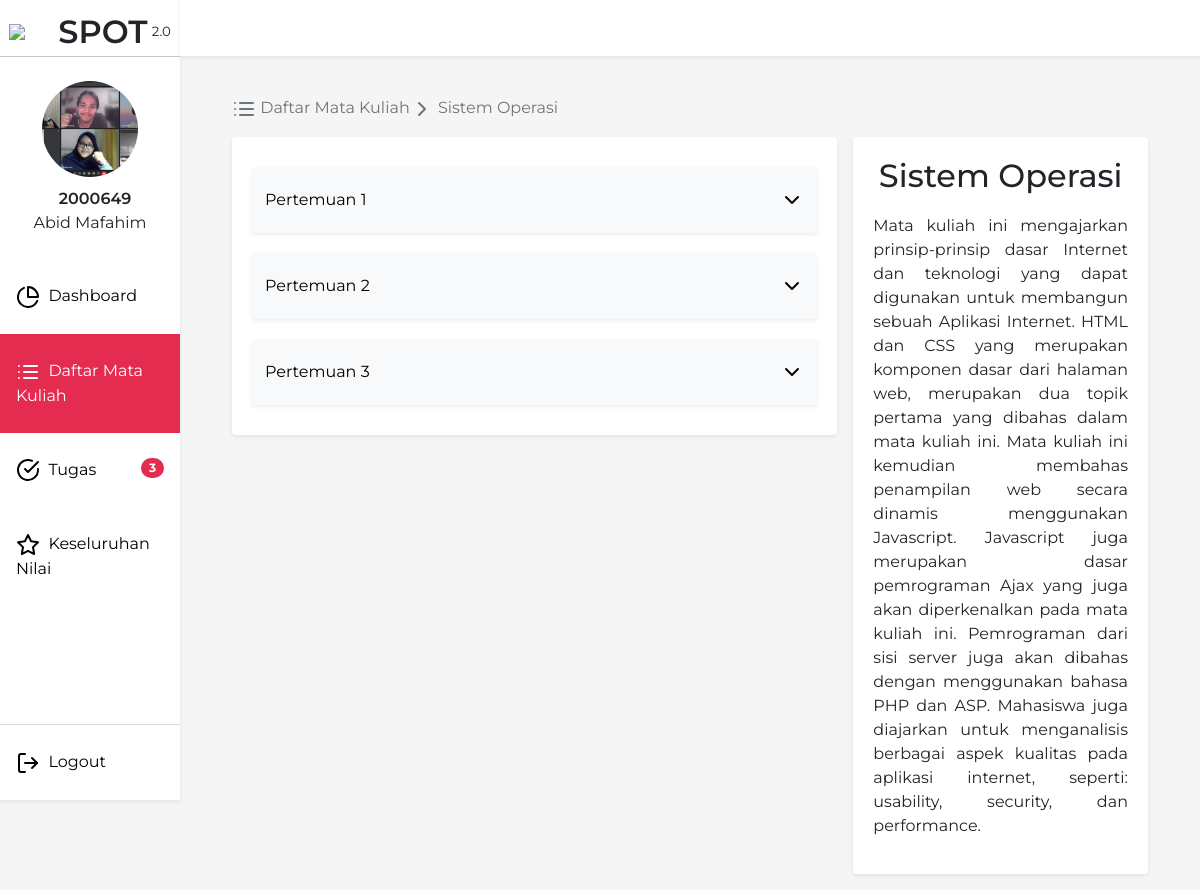
Page /MataKuliah/PT502 (signed in) on the committed database.
### tables this page shows
CREATE TABLE `mahasiswa` (
  `npm` int(10) UNSIGNED NOT NULL,
  `name` varchar(255) NOT NULL,
  `avatar` varchar(255) NOT NULL DEFAULT 'default.jpg'
);

CREATE TABLE `matakuliah` (
  `kd_matkul` varchar(15) NOT NULL,
  `nid` int(10) UNSIGNED NOT NULL,
  `nid2` int(10) UNSIGNED NOT NULL,
  `nama_matkul` varchar(100) NOT NULL,
  `description` text NOT NULL,
  `sks` int(11) NOT NULL,
  `waktu` time NOT NULL,
  `hari` enum('Senin','Selasa','Rabu','Kamis','Jumat','Sabtu') NOT NULL
);

CREATE TABLE `materi` (
  `id_materi` int(11) NOT NULL,
  `kd_matkul` varchar(15) NOT NULL,
  `pertemuan` int(3) NOT NULL,
  `judul` varchar(128) NOT NULL,
  `highlight` text NOT NULL,
  `deskripsi` text NOT NULL,
  `last_update` datetime NOT NULL DEFAULT current_timestamp()
);

### Database/Query.php (called while the page is built, shortened)
<?php
class Query {
    private $resource;
    private $columns = array("*");
    private $select;
    private $where = array();
    private $limit;
    private $orderBy;
    private $joinVal = array("");
    private $groupBy;
    public function reset() {
        $this->resource = null;
        $this->columns = array("*");
        $this->select = null;
        $this->where = array();
        $this->limit = null;
        $this->orderBy = null;
        $this->joinVal = array("");
        $this->groupBy = null;
    }
    public function query($sql) {
        $this->resource = mysqli_query(mysqli_connect("localhost", "root", "", "penilaian-app"), $sql);
        return $this;
    }
    public function table($table)
    {
        $this->mainTable = $table;
        $this->select = "SELECT " . implode(",", $this->columns) . " FROM $table AS $table ";
        return $this;
    }
    public function columns(array $column)
    {
        $this->columns = $column;
        return $this;
    }
    public function where($column, $value, $operator = "=")
    {
        array_push($this->where, " $column $operator '$value' ");
        $this->where[0] = (count($this->where) < 2 ? " WHERE " . $this->where[0] : $this->where[0]);
        return $this;
    }
    public function limit($limit)
    {
        $this->limit = " LIMIT " . $limit;
        return $this;
    }
    public function get($table = "")
    {
        $this->select = $this->select == NULL ?  "SELECT " . implode($this->columns) . " FROM $table " : $this->select;
        $sql = $this->select
        . implode("", $this->joinVal)
        . implode(" AND ", $this->where)
        . $this->groupBy
        . $this->orderBy
        . $this->limit;
        $this->resource = mysqli_query(mysqli_connect("localhost", "root", "", "penilaian-app"), $sql);
        return $this;
    }
    public function fetch()
    {
        $result = Array();
        while ($row = mysqli_fetch_assoc($this->resource)) {
            $result[] = $row;
        }
        return $result;
    }
    public function count()
    {
        return $this->resource->num_rows;
    }
}

### views/mahasiswa/pertemuan.php (the view, shortened to what this page needs)
<!DOCTYPE html>
<html>
<head>
  <link href="https://cdn.jsdelivr.net/npm/bootstrap@5.1.3/dist/css/bootstrap.min.css" rel="stylesheet">
  <link href="/css/pertemuan.css" rel="stylesheet" type="text/css" />
  <link href="/css/component/navbar.css" rel="stylesheet" type="text/css" />
</head>
<body>
  <?php include('components/sidebar.php'); ?>
  <div class="main-content">
    <div class="p-3">
      <div class="row">
        <div class="col-md-6">
          <div aria-label="breadcrumb">
            <ol class="breadcrumb">
              <a href="/MataKuliah">
                <li class="breadcrumb-item active" aria-current="page">
                    <span class="breadcrumb-item-text"><i class="icon ico-dark" data-feather="list"></i>&nbsp;Daftar Mata Kuliah</span>
                </li>
              </a>
              <a>
              <li class="breadcrumb-item active" aria-current="page">
                <?php
                  $row = $DB->where('kd_matkul', $kodeMatkul)->limit('1')->get('matakuliah')->fetch();
                ?>
                <span class="breadcrumb-item-text"><i class="icon ico-dark" data-feather="chevron-right"></i>&nbsp;<?= $row[0]["nama_matkul"] ?></span>
              </li>
              </a>
            </ol>
          </div>
        </div>
      </div>
      <div class="row g-3">
        <div class="col-lg-4 order-lg-2">
          <div class="sum-nilai-card shadow-sm rounded">
            <h2><?= $row[0]["nama_matkul"] ?></h2>
            <p style="text-align:justify;" class="nilai-desc"><?= $row[0]["description"] ?></p>
          </div>
        </div>
        <div class="col-lg-8 order-lg-1">
          <div class="sum-nilai-matkul-card shadow-sm rounded">
            <?php
              $no = 1;
              $pertemuan = $DB->where('kd_matkul', $kodeMatkul)->get('materi')->fetch();
              foreach ($pertemuan as $p) {
            ?>
            <a class="btn btn-light nilai-collapse shadow-sm" data-bs-toggle="collapse" href="#collapsedNilai<?= $no ?>" role="button" aria-expanded="false" aria-controls="collapseExample" id="nilaiMataKuliah1" >
              <span class="matkul-name">Pertemuan <?= $p['pertemuan'] ?></span>
              <i class="ico ico-dark rotate180deg" data-feather="chevron-down"></i>
            </a>
            <?php
              $no++;
            }
            ?>
          </div>
        </div>
      </div>
    </div>
  </div>
</body>
</html>

### components/sidebar.php (shortened to what this page needs)
<?php
$request = $_SERVER['REQUEST_URI'];
$requestParsed = explode("/", strtolower(parse_url($_SERVER['REQUEST_URI'], PHP_URL_PATH)));
$active_menu = 'class="active"';
?>
<link rel="stylesheet" href="//code.jquery.com/ui/1.13.1/themes/base/jquery-ui.css">
<nav class="shadow-sm">
</nav>
<?php
  if($_SESSION["level"] == "mahasiswa"){
?>
<div class="sidebar shadow-sm">
    <div class="brand">
      <img class="logo" src="/assets/image/Logo_Almamater_UPI.svg" width="45">
      <span class="brand-name">SPOT</span>
      <span class="brand-version">2.0</span>
    </div>
    <hr style="margin: 0;">
    <div class="login-info">
      <div class="avatar-circle" id="profilePicture" title="Kami merekomendasikan menggunakan gambar dengan rasio 1:1">
        <?php
          $fileName = $DB->columns(['avatar'])->table('mahasiswa')->where('npm', $_SESSION['npm'])->limit('1')->get()->fetch();
          $DB->reset();
        ?>
        <img class="avatar" id="avatarPicture" src="/assets/image/profile/<?= $fileName[0]['avatar'] ?>" alt="profile" width="72">
      </div>
      <span class="name"><?= $_SESSION['npm'] ?></span>
      <span class="nim"><?= ucwords(strtolower($_SESSION['name'])) ?></span>
    </div>
    <a <?= ($requestParsed[1] == 'dashboard' || $request == '/') ? $active_menu : '' ?> href="/">
      <i class="icon" data-feather="pie-chart"></i>
      <span class="menu-name">&nbsp;Dashboard</span>
    </a>
    <a <?= ($requestParsed[1] == 'matakuliah') ? $active_menu : '' ?> href="/MataKuliah">
      <i class="icon" data-feather="list"></i>
      <span class="menu-name">&nbsp;Daftar Mata Kuliah</span>
    </a>
    <a <?= ($requestParsed[1] == 'tugas') ? $active_menu : '' ?> href="/Tugas">
      <i class="icon" data-feather="check-circle"></i>
      <span class="menu-name">&nbsp;Tugas</span>
      <?php
      $getNFTugas = $DB->query("CALL getNFTugas(2000649)")->count();
      if($getNFTugas > 0 ) {
      ?>
      <span class="badge"><?= $getNFTugas ?></span>
      <?php } ?>
    </a>
    <a <?= ($requestParsed[1] == 'nilai') ? $active_menu : '' ?> href="/Nilai">
      <i class="icon" data-feather="star"></i>
      <span class="menu-name">&nbsp;Keseluruhan Nilai</span>
    </a>
    <a class="menu-settings logout" href="/Logout">
      <i class="icon" data-feather="log-out"></i>
      <span class="menu-name">&nbsp;Logout</span>
    </a>
  </div>
  <?php } else {echo "no level?" . $_SESSION["level"];} ?>

### css/pertemuan.css (style rules this page uses)
body { background-color: rgb(245, 245, 245); margin: 0 auto; width: 100vw; height: 100vh; font-family: 'Montserrat', sans-serif; }
h1, h2, h3, h4 { display: inline-block; }
.main-content { margin-left: 18vw; margin-right: 3vw; padding-top: 10vh; }
.breadcrumb-item svg { z-index: -1; }
.breadcrumb-item-text { display: inline-block; vertical-align: middle; }
.sum-nilai-card { background-color: white; text-align: center; padding: 20px; }
.nilai-desc { margin-top: 10px; font-size: 12pt; }
.sum-nilai-matkul-card { background-color: white; padding: 20px; }
.nilai-collapse { padding-top: 20px; padding-bottom: 20px; width: 100%; }
.nilai-collapse { margin-top: 10px; margin-bottom: 10px; }
.nilai-collapse span { float: left !important; }
.nilai-collapse svg { float: right; }
.rotate180deg { transition: all .4s ease-out; }

### css/component/navbar.css (style rules this page uses)
:root { --primaryColor: #e42c51; }
nav { width: 85vw; background-color: rgb(255, 255, 255); position: fixed; margin: 0; padding: 0; height: 7vh; overflow: auto; right: 0; display: flex; justify-content: flex-end; padding-right: 3vw; overflow: unset; z-index: 99; }
.sidebar { margin: 0; padding: 0; width: 15vw; background-color: rgb(255, 255, 255); position: fixed; height: 100vh; overflow: auto; }
.brand { padding-top: 1vh; height: 7vh; text-align: center; }
.brand-name { display: inline-block; vertical-align: middle; font-size: 24pt; font-weight: 600; }
.brand-version { font-size: 10pt; margin-top: 15px; }
.logo { display: inline-block; vertical-align: middle; height: auto !important; max-width: 45px; }
.login-info { text-align: center; padding-top: 3vh; padding-bottom: 3vh; }
.avatar-circle { position: relative; width: 96px; aspect-ratio: 1; margin-left: auto; margin-right: auto; cursor: pointer; }
.avatar { width: 100%; height: 100%; object-fit: cover; border-radius: 100px; object-position: center; display: block; }
.name { margin-top: 10px; display: block; margin-left: 10px; font-weight: 600; }
.sidebar a { display: block; color: black; padding: 25px 16px; text-decoration: none; transition: background-color 100ms linear; }
.sidebar a.active { background-color: var(--primaryColor); color: white; }
.badge { position: inherit; float: right; width: max-content; border-radius: 100vh; }
a:not(.active)>.badge { background-color: var(--primaryColor); border-radius: 200px; }
.icon { position: relative; text-align: c; }
.logout { border-top: 1px solid rgb(218, 218, 218); position: absolute; bottom: 0; }
a.logout { color: rgb(2, 2, 2); width: 100%; }

### rows in the picture
mahasiswa: avatar (picture)
matakuliah: nama_matkul "Sistem Operasi", description "Mata kuliah ini mengajarkan prinsip-prinsip dasar Internet dan teknologi yang dapat digunakan untuk membangun sebuah Aplikasi Internet. HTML dan CSS yang merupakan komponen dasar dari halaman web, merupakan dua topik pertama yang dibahas dalam mata kuliah ini. Mata kuliah ini kemudian membahas penampilan web secara dinamis menggunakan Javascript. Javascript juga merupakan dasar pemrograman Ajax yang juga akan diperkenalkan pada mata kuliah ini. Pemrograman dari sisi server juga akan dibahas dengan menggunakan bahasa PHP dan ASP. Mahasiswa juga diajarkan untuk menganalisis berbagai aspek kualitas pada aplikasi internet, seperti: usability, security, dan performance."
materi: pertemuan "1"
materi: pertemuan "2"
materi: pertemuan "3"

### other values in the picture
$_SESSION['npm'] "2000649"
$_SESSION['name'] "Abid Mafahim"
$getNFTugas "3"
